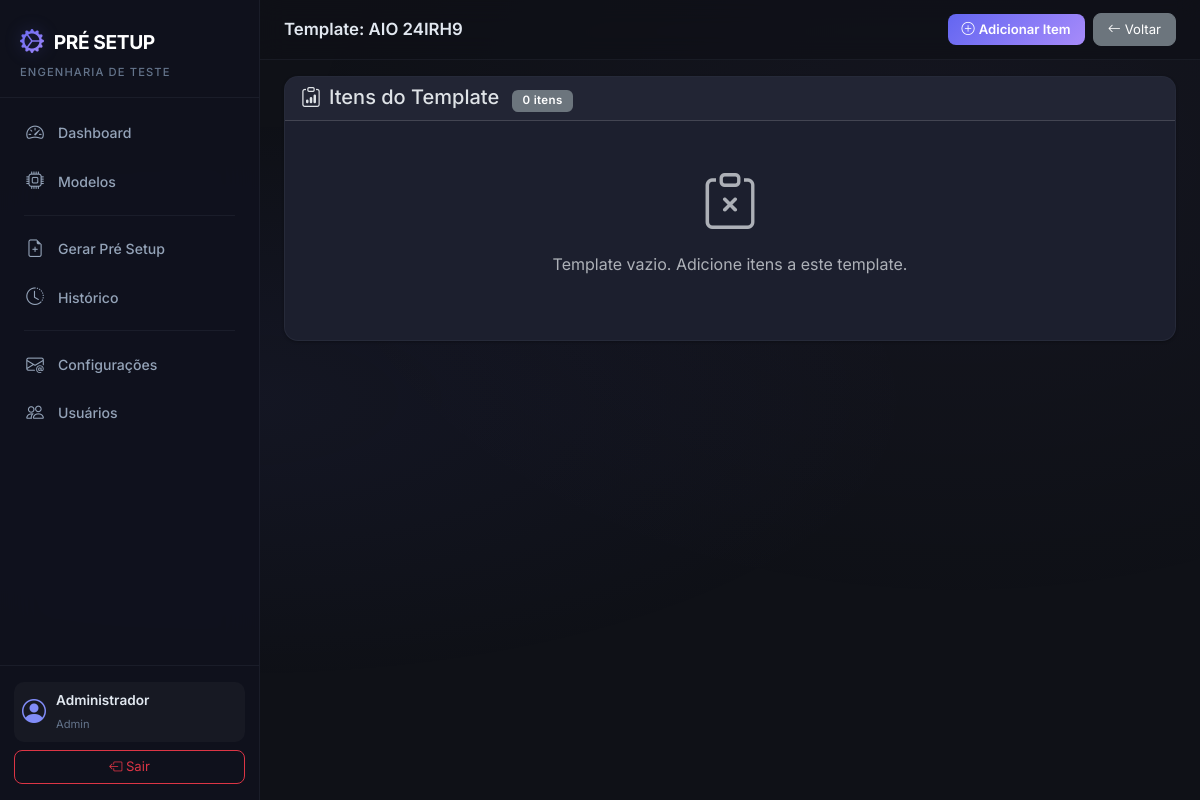
The app's page /templates/manage/28 (signed in) with its own data.
### app/models.py (models this page shows, shortened)
class User(UserMixin, db.Model):
    __tablename__ = 'users'
    id = db.Column(db.Integer, primary_key=True)
    name = db.Column(db.String(150), nullable=False)
    username = db.Column(db.String(150), unique=True, nullable=False)
    email = db.Column(db.String(150), unique=True, nullable=True)
    password_hash = db.Column(db.String(256), nullable=False)
    profile = db.Column(db.String(50), nullable=False, default='Engenharia')  # Admin, Engenharia
    is_active_user = db.Column(db.Boolean, default=True)
    created_at = db.Column(db.DateTime, default=datetime.now)
    setups = db.relationship('PreSetup', backref='user', lazy='dynamic')
    @property
    def is_active(self):
        return self.is_active_user

class ProductModel(db.Model):
    __tablename__ = 'product_models'
    id = db.Column(db.Integer, primary_key=True)
    name = db.Column(db.String(150), unique=True, nullable=False)
    product_type = db.Column(db.String(50), nullable=False)  # Notebook, Desktop, Tiny
    station = db.Column(db.String(50), nullable=True)  # FCT, SHELL, IO
    is_active = db.Column(db.Boolean, default=True)
    created_at = db.Column(db.DateTime, default=datetime.now)
    template_items = db.relationship('TemplateItem', backref='product_model', lazy='dynamic',
                                     cascade='all, delete-orphan')
    items = db.relationship('Item', backref='product_model', lazy='dynamic',
                            cascade='all, delete-orphan')
    setups = db.relationship('PreSetup', backref='product_model', lazy='dynamic')

### app/templates_setup/routes.py (the view)
@templates_bp.route('/manage/<int:model_id>')
@login_required
def manage(model_id):
    model = ProductModel.query.get_or_404(model_id)
    template_items = TemplateItem.query.filter_by(product_model_id=model_id).all()
    available_items = Item.query.filter_by(is_active=True).order_by(Item.category, Item.name).all()
    return render_template('templates/manage.html',
                           model=model,
                           template_items=template_items,
                           available_items=available_items,
                           group_areas=GROUP_AREAS)

### app/models.py (called while the page is built)
@login_manager.user_loader
def load_user(user_id):
    return User.query.get(int(user_id))

### app/templates/templates/manage.html (shortened to what this page needs)
{% extends "base.html" %}
{% block page_title %}Template: {{ model.name }}{% endblock %}
{% block page_actions %}
<button class="btn btn-primary btn-sm" data-bs-toggle="modal" data-bs-target="#addItemModal">
    <i class="bi bi-plus-circle me-1"></i>Adicionar Item
</button>
<a href="{{ url_for('templates_setup.index') }}" class="btn btn-secondary btn-sm">
    <i class="bi bi-arrow-left me-1"></i>Voltar
</a>
{% endblock %}
{% block content %}
<div class="card card-custom">
    <div class="card-header card-header-custom">
        <h5 class="mb-0">
            <i class="bi bi-clipboard-data me-2"></i>Itens do Template
            <span class="badge bg-secondary ms-2">{{ template_items | length }} itens</span>
        </h5>
    </div>
    <div class="card-body p-0">
        {% if template_items %}
        <div class="table-responsive">
            <table class="table table-custom mb-0">
                <thead>
                    <tr>
                        <th>Grupo/Área</th>
                        <th>Item</th>
                        <th>Código</th>
                        <th>Categoria</th>
                        <th>Qtd</th>
                        <th>Observação</th>
                        <th>Ações</th>
                    </tr>
                </thead>
                <tbody>
                    {% for ti in template_items %}
                    <tr>
                        <td><span class="badge bg-group-{{ ti.group_area | lower | replace('é', 'e') | replace(' ', '') }}">{{ ti.group_area }}</span></td>
                        <td class="fw-semibold">{{ ti.item.name }}</td>
                        <td><code>{{ ti.item.internal_code or '-' }}</code></td>
                        <td><span class="badge bg-outline-category">{{ ti.item.category }}</span></td>
                        <td class="text-center">{{ ti.quantity }}</td>
                        <td class="text-muted small">{{ ti.observation or '-' }}</td>
                        <td>
                            <button class="btn btn-sm btn-outline-primary" data-bs-toggle="modal" data-bs-target="#editModal{{ ti.id }}" title="Editar">
                                <i class="bi bi-pencil"></i>
                            </button>
                            <form method="POST" action="{{ url_for('templates_setup.remove_item', template_item_id=ti.id) }}" class="d-inline"
                                  onsubmit="return confirm('Remover este item do template?')">
                                <button type="submit" class="btn btn-sm btn-outline-danger" title="Remover">
                                    <i class="bi bi-trash"></i>
                                </button>
                            </form>
                        </td>
                    </tr>
                    <div class="modal fade" id="editModal{{ ti.id }}" tabindex="-1">
                        <div class="modal-dialog">
                            <div class="modal-content">
                                <form method="POST" action="{{ url_for('templates_setup.edit_item', template_item_id=ti.id) }}">
                                    <div class="modal-header">
                                        <h5 class="modal-title">Editar Item do Template</h5>
                                        <button type="button" class="btn-close" data-bs-dismiss="modal"></button>
                                    </div>
                                    <div class="modal-body">
                                        <p class="text-muted">Item: <strong>{{ ti.item.name }}</strong></p>
                                        <div class="mb-3">
                                            <label class="form-label">Grupo/Área</label>
                                            <select class="form-select" name="group_area" required>
                                                {% for ga in group_areas %}
                                                <option value="{{ ga }}" {% if ti.group_area == ga %}selected{% endif %}>{{ ga }}</option>
                                                {% endfor %}
                                            </select>
                                        </div>
                                        <div class="mb-3">
                                            <label class="form-label">Quantidade</label>
                                            <input type="number" class="form-control" name="quantity" value="{{ ti.quantity }}" min="1" required>
                                        </div>
                                        <div class="mb-3">
                                            <label class="form-label">Observação</label>
                                            <textarea class="form-control" name="observation" rows="2">{{ ti.observation or '' }}</textarea>
                                        </div>
                                    </div>
                                    <div class="modal-footer">
                                        <button type="button" class="btn btn-secondary" data-bs-dismiss="modal">Cancelar</button>
                                        <button type="submit" class="btn btn-primary">Salvar</button>
                                    </div>
                                </form>
                            </div>
                        </div>
                    </div>
                    {% endfor %}
                </tbody>
            </table>
        </div>
        {% else %}
        <div class="text-center py-5">
            <i class="bi bi-clipboard-x display-4 text-muted"></i>
            <p class="text-muted mt-3">Template vazio. Adicione itens a este template.</p>
        </div>
        {% endif %}
    </div>
</div>
{% endblock %}

### app/templates/base.html (shortened to what this page needs)
<!DOCTYPE html>
<html lang="pt-BR" data-bs-theme="dark">
<head>
    <link href="https://cdn.jsdelivr.net/npm/bootstrap@5.3.3/dist/css/bootstrap.min.css" rel="stylesheet">
    <link href="https://cdn.jsdelivr.net/npm/bootstrap-icons@1.11.3/font/bootstrap-icons.min.css" rel="stylesheet">
    <link rel="stylesheet" href="{{ url_for('static', filename='css/style.css') }}">
</head>
<body>
    {% if current_user.is_authenticated %}
    <nav class="sidebar" id="sidebar">
        <div class="sidebar-header">
            <div class="sidebar-brand">
                <i class="bi bi-gear-wide-connected"></i>
                <span>PRÉ SETUP</span>
            </div>
            <small class="sidebar-subtitle">Engenharia de Teste</small>
        </div>
        <ul class="sidebar-nav">
            <li class="sidebar-nav-item">
                <a href="{{ url_for('dashboard.index') }}" class="sidebar-nav-link {% if request.endpoint == 'dashboard.index' %}active{% endif %}">
                    <i class="bi bi-speedometer2"></i>
                    <span>Dashboard</span>
                </a>
            </li>
            {% if current_user.profile == 'Admin' %}
            <li class="sidebar-nav-item">
                <a href="{{ url_for('models_blueprint.index') }}" class="sidebar-nav-link {% if 'models_blueprint' in request.endpoint %}active{% endif %}">
                    <i class="bi bi-cpu"></i>
                    <span>Modelos</span>
                </a>
            </li>
            {% endif %}
            <li class="sidebar-divider"></li>
            <li class="sidebar-nav-item">
                <a href="{{ url_for('setup_requests.generate_select') }}" class="sidebar-nav-link {% if request.endpoint == 'setup_requests.generate_select' or request.endpoint == 'setup_requests.generate_form' %}active{% endif %}">
                    <i class="bi bi-file-earmark-plus"></i>
                    <span>Gerar Pré Setup</span>
                </a>
            </li>
            <li class="sidebar-nav-item">
                <a href="{{ url_for('setup_requests.history') }}" class="sidebar-nav-link {% if request.endpoint == 'setup_requests.history' or request.endpoint == 'setup_requests.detail' %}active{% endif %}">
                    <i class="bi bi-clock-history"></i>
                    <span>Histórico</span>
                </a>
            </li>
            {% if current_user.profile == 'Admin' %}
            <li class="sidebar-divider"></li>
            <li class="sidebar-nav-item">
                <a href="{{ url_for('email_config.index') }}" class="sidebar-nav-link {% if 'email_config' in request.endpoint %}active{% endif %}">
                    <i class="bi bi-envelope-at"></i>
                    <span>Configurações</span>
                </a>
            </li>
            <li class="sidebar-nav-item">
                <a href="{{ url_for('users.index') }}" class="sidebar-nav-link {% if 'users' in request.endpoint %}active{% endif %}">
                    <i class="bi bi-people"></i>
                    <span>Usuários</span>
                </a>
            </li>
            {% endif %}
        </ul>
        <div class="sidebar-footer">
            <div class="sidebar-user">
                <i class="bi bi-person-circle"></i>
                <div>
                    <div class="sidebar-user-name">{{ current_user.name }}</div>
                    <small class="sidebar-user-role">{{ current_user.profile }}</small>
                </div>
            </div>
            <a href="{{ url_for('auth.logout') }}" class="btn btn-outline-danger btn-sm w-100 mt-2">
                <i class="bi bi-box-arrow-left"></i> Sair
            </a>
        </div>
    </nav>
    <main class="main-content">
        <div class="topbar">
            <h5 class="topbar-title">{% block page_title %}{% endblock %}</h5>
            <div class="topbar-actions">
                {% block page_actions %}{% endblock %}
            </div>
        </div>
        <div class="container-fluid px-4 py-3">
            {% block content %}{% endblock %}
        </div>
    </main>
    {% else %}
        {% block fullpage %}{% endblock %}
    {% endif %}
</body>
</html>

### records on screen
User: name "Administrador", profile "Admin"
ProductModel: name "AIO 24IRH9"

### other values on screen
{{ template_items | length }} "0"
